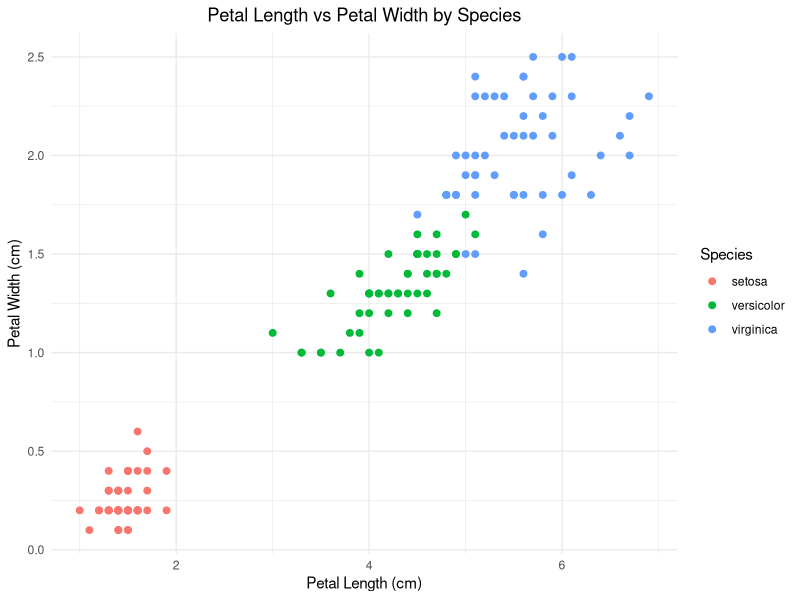

Write the R code that produced this figure.
## ---- chunk 1
library(dplyr)
library(knitr)

# Summary statistics
summary_table <- iris %>%
  group_by(Species) %>%
  summarise(
    Count = n(),
    MeanPetalLength = mean(Petal.Length),
    SDPetalLength = sd(Petal.Length),
    MeanPetalWidth = mean(Petal.Width),
    SDPetalWidth = sd(Petal.Width)
  )

# Display as a nice table
kable(summary_table, digits = 2, caption = "Summary Statistics by Species")
## ---- chunk 2
#| label: fig-scatter
#| fig-cap: "Scatter plot of Petal Length vs Petal Width by Species"
#| fig-align: center

library(ggplot2)
# Scatter plot as per petal width and petal length (cm)
# Added color by species
ggplot(iris, aes(x = Petal.Length, y = Petal.Width, color = Species)) +
  geom_point(size = 2) + # Size of scatter points in the plot
  theme_minimal() + # Clean theme for good visibility
  # Labeling the plot
  labs(
    title = "Petal Length vs Petal Width by Species",
    x = "Petal Length (cm)",
    y = "Petal Width (cm)"
  ) +
  theme(
    # Centering the title
    plot.title = element_text(hjust = 0.5)  
  )
